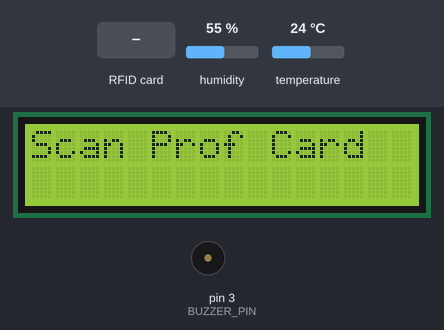
A sketch run on a simulated Arduino Uno, built with avr-gcc and run on an emulated ATmega328P. On the bench: 16×2 character LCD, buzzer (waves = sounding). The test bench sets the inputs (shaded band); at power-on: humidity 55 %, temperature 24 °C. What the sketch prints to the serial monitor is not drawn.

Above: at 1.3 s.
1.4 s: RFID card 5E 7A 19 C4 held to the reader
At 2.4 s:
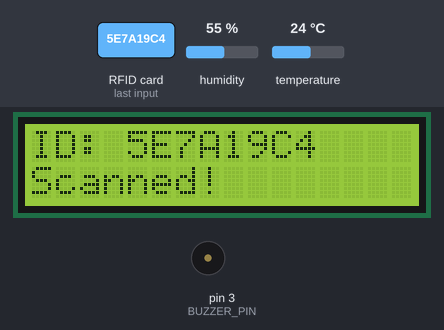
At 3.4 s:
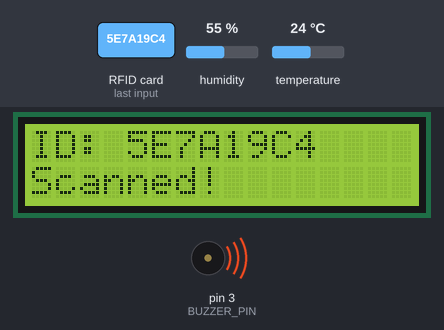
4.4 s: RFID card 5E 7A 19 C4 held to the reader
At 8.1 s:
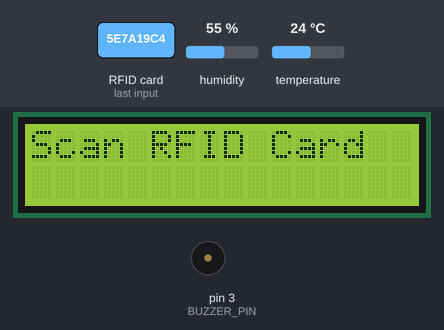
Timing chart, 0 to 9.6 s (numbered marks = the images above; inputs shaded):
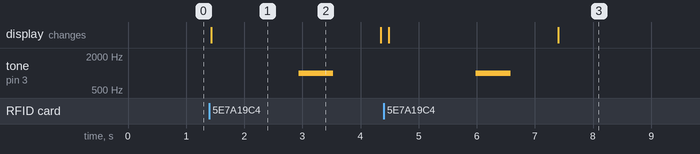

Measured:
- after the input at 1.4 s, tone on pin 3 (BUZZER_PIN): silent → 1000 Hz after 1.5 s, → silent 0.60 s later; the display: changes at once (image 1)
- after the input at 4.4 s, tone on pin 3 (BUZZER_PIN): silent → 1000 Hz after 1.6 s, → silent 0.60 s later; the display: first changes after 0.08 s (image 3 shows a later state)
- what the display in image 1 shows lasts 3.0 s, from 1.4 s to 4.4 s

The sketch:

arduino.ino
```cpp
#include <SPI.h>
#include <MFRC522.h>
#include <Wire.h>
#include <LiquidCrystal_I2C.h>
#include <DHT.h>

#define RST_PIN 9
#define SS_PIN 10
#define DHT_PIN 2
#define DHT_TYPE DHT22
#define BUZZER_PIN 3

MFRC522 rfid(SS_PIN, RST_PIN);
LiquidCrystal_I2C lcd(0x27, 2, 1, 0, 4, 5, 6, 7, 3, POSITIVE);
DHT dht(DHT_PIN, DHT_TYPE);

int lastTempRead = 0;

void setup() {
  Serial.begin(9600);
  SPI.begin();
  rfid.PCD_Init();
  Wire.begin();
  lcd.begin(16, 2);
  lcd.backlight();
  dht.begin();
  pinMode(BUZZER_PIN, OUTPUT);
  digitalWrite(BUZZER_PIN, LOW);

  lcd.setCursor(0, 0);
  lcd.print("Scan Prof Card");
  Serial.println("Arduino Ready - Waiting for Prof");
}

void loop() {
  if (rfid.PICC_IsNewCardPresent() && rfid.PICC_ReadCardSerial()) {
    String rfidUID = "";
    for (byte i = 0; i < rfid.uid.size; i++) {
      rfidUID += String(rfid.uid.uidByte[i], HEX);
    }
    rfidUID.toUpperCase();

    lcd.clear();
    lcd.setCursor(0, 0);
    lcd.print("ID: " + rfidUID.substring(0, 8));
    lcd.setCursor(0, 1);
    lcd.print("Scanned!");

    Serial.print("Student ID: ");
    Serial.println(rfidUID);

    String response = "";
    int startTime = millis();
    int retries = 0;
    const int MAX_RETRIES = 1000;
    while (millis() - startTime < 1500 && retries < MAX_RETRIES) {
      if (Serial.available() > 0) {
        response = Serial.readStringUntil('\n');
        break;
      }
      delay(150);
      retries++;
    }
    if (retries >= MAX_RETRIES) {
      Serial.println("Timeout waiting for Python response - Resetting");
      Serial.flush();
    }

    int beepDuration = 2000;
    if (response.startsWith("Rejected_")) {
      int freq = response.substring(9).toInt();
      tone(BUZZER_PIN, freq, 400);
      beepDuration -= 400;
    } else if (response.startsWith("Ignored_")) {
      int freq = response.substring(8).toInt();
      tone(BUZZER_PIN, freq, 200);
      beepDuration -= 200;
    } else if (response.startsWith("Logged_")) {
      int freq = response.substring(7).toInt();
      tone(BUZZER_PIN, freq, 600);
      beepDuration -= 600;
    } else if (response.startsWith("Tone_")) {
      int freq = response.substring(5).toInt();
      tone(BUZZER_PIN, freq, 200);
      beepDuration -= 200;
    } else {
      tone(BUZZER_PIN, 1000, 600);
      beepDuration -= 600;
    }

    delay(beepDuration);
    lcd.clear();
    lcd.setCursor(0, 0);
    lcd.print("Scan RFID Card");
    delay(100);

    rfid.PICC_HaltA();
    Serial.flush();

    int currentTime = millis();
    if (currentTime - lastTempRead >= 3000) {
      float temp = dht.readTemperature();
      float humid = dht.readHumidity();
      if (isnan(temp) || isnan(humid)) {
        Serial.println("!!!!!!DHT Error!!!!!!");
      } else {
        Serial.print("Temp: ");
        Serial.print(temp);
        Serial.print(" C | Humid: ");
        Serial.print(humid);
        Serial.println(" %");
      }
      lastTempRead = currentTime;
    }
  }
}
```
